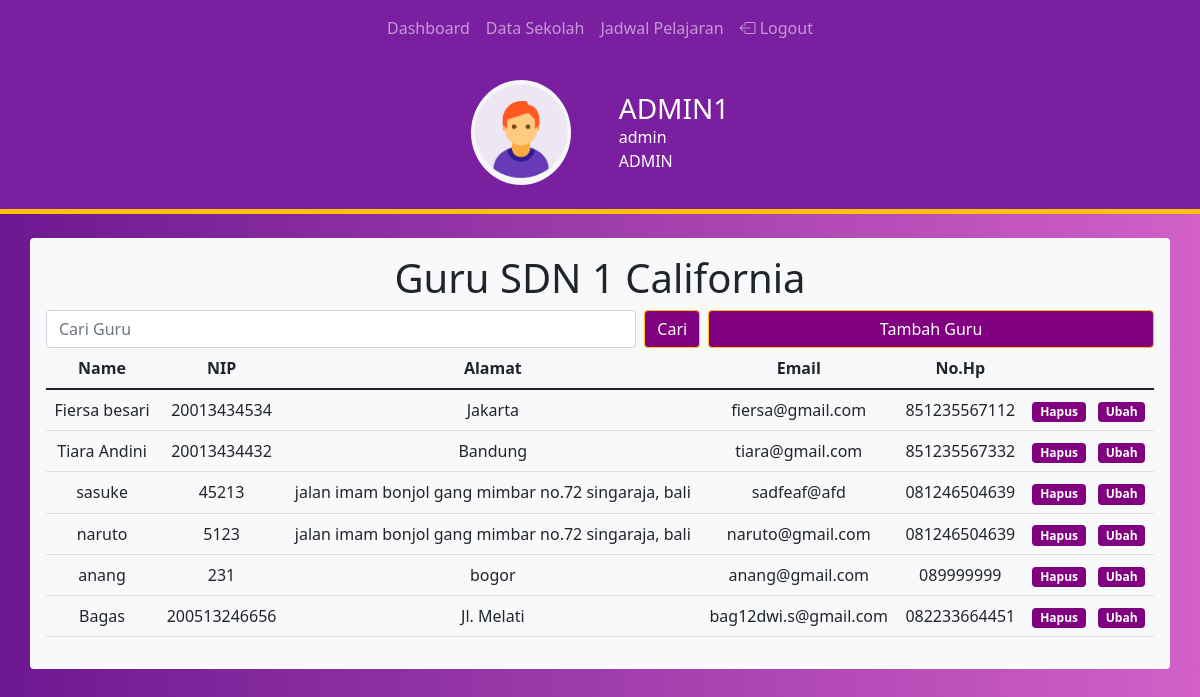
/public/guru (signed in), run on the app's committed database.
### tables this page shows
CREATE TABLE `guru` (
  `id` int(11) NOT NULL,
  `nama` varchar(100) NOT NULL,
  `nip` varchar(100) NOT NULL,
  `alamat` varchar(100) NOT NULL,
  `email` varchar(100) NOT NULL,
  `no_hp` varchar(100) NOT NULL
);

### app/core/Controller.php (called while the page is built, shortened)
<?php
class Controller{
    public function view($view, $data = [])
    {
        require_once '../app/views/' . $view . '.php';
    }
    public function model($model)
    {
        return new $model;
    }
}

### app/controllers/Guru.php (called while the page is built, shortened)
<?php
class Guru extends Controller
{
  public function index()
  {
    $data['tittle'] = 'Guru';
    $data['guru'] = $this->model('guru_model')->getAllGuru();
    $this->view('template/header', $data);
    $this->view('template/navbar');
    $this->view('dataSekolah/guru', $data);
    $this->view('template/footer');
  }
}

### app/core/App.php (called while the page is built, shortened)
<?php
class App
{
    protected $method = 'index';
    protected $params = [];
    public function __construct()
    {
        $this->controller = new $this->controller;
        call_user_func_array([$this->controller, $this->method], $this->params);
    }
}

### public/index.php (called while the page is built, shortened)
<?php
$app = new App;

### app/core/Database.php (called while the page is built, shortened)
<?php
class Database {
    private $host = DB_HOST;
    private $user = DB_USER;
    private $pass = DB_PASS;
    private $db_name = DB_NAME;
    private $dbh;
    private $stmt;
    public function __construct()
    {
        $dsn = 'mysql:host=' . $this->host . ';dbname=' . $this->db_name;
        $option = [
            PDO::ATTR_PERSISTENT => true,
            PDO::ATTR_ERRMODE => PDO::ERRMODE_EXCEPTION
        ];
        try {
            $this->dbh = new PDO($dsn, $this->user, $this->pass, $option);
        } catch (PDOException $e){
            die($e->getMessage());
        }
    }
    public function query($query)
    {
        $this->stmt = $this->dbh->prepare($query);
    }
    public function execute()
    {
        $this->stmt->execute();
    }
    public function resultSet()
    {
        $this->execute();
        return $this->stmt->fetchAll(PDO::FETCH_ASSOC);
    }
}

### app/models/guru_model.php (called while the page is built, shortened)
<?php
class guru_model
{
  private $db;
  public function __construct()
  {
    $this->db = new Database;
  }
  public function getAllGuru()
  {
    $this->db->query('SELECT * FROM guru');
    return $this->db->resultSet();
  }
}

### app/views/dataSekolah/guru.php (the view, shortened to what this page needs)
<div class="container mt-4 bg-light p-3 rounded">
  <h1 class="text-center">Guru SDN 1 California</h1>
  <form class="d-flex">
    <input class="form-control me-2" type="search" placeholder="Cari Guru " aria-label="Cari Guru">
    <button type="button" class="btn btn-outline-warning" style="background-color: purple; color: white;">Cari</button>
    <?php if ($_SESSION['level'] != 'guru') { ?>
      <button type="button" class="btn btn-outline-warning w-75 ms-2 tombolTambahData" style="background-color: purple; color: white;" data-bs-toggle="modal" data-bs-target="#guruModal">Tambah Guru</button>
    <?php } ?>
  </form>
  <table class="table text-center">
    <thead>
      <tr>
        <th scope="col">Name</th>
        <th scope="col">NIP</th>
        <th scope="col">Alamat</th>
        <th scope="col">Email</th>
        <th scope="col">No.Hp</th>
        <th scope="col"></th>
      </tr>
    </thead>
    <tbody>
      <?php foreach ($data['guru'] as $guru) : ?>
        <tr>
          <td><?= $guru['nama']; ?></td>
          <td><?= $guru['nip']; ?> </td>
          <td><?= $guru['alamat']; ?></td>
          <td><?= $guru['email']; ?></td>
          <td><?= $guru['no_hp']; ?></td>
          <?php if ($_SESSION['level'] != 'guru') { ?>
            <td><a href="<?= BASEURL; ?>/guru/hapus/<?= $guru['id']; ?>" class="badge btn-outline-warning text-decoration-none" style="background-color: purple; color: white;" onclick="return confirm('Data akan dihapus ?');">Hapus</a>
              <a href="<?= BASEURL; ?>/guru/ubah/<?= $guru['id']; ?>" class="badge btn-outline-warning text-decoration-none ms-2 tampilModalUbah" style="background-color: purple; color: white;" data-bs-toggle="modal" data-bs-target="#guruModal" data-id="<?= $guru['id']; ?>">Ubah</a>
            </td>
          <?php } ?>
        </tr>
      <?php endforeach; ?>
    </tbody>
  </table>
</div>

### app/views/template/header.php (shortened to what this page needs)
<!doctype html>
<html lang="en">
<head>
    <link href="https://cdn.jsdelivr.net/npm/bootstrap@5.1.1/dist/css/bootstrap.min.css" rel="stylesheet">
    <link rel="stylesheet" href="https://cdn.jsdelivr.net/npm/bootstrap-icons@1.5.0/font/bootstrap-icons.css">
    <link rel="stylesheet" href="https://use.fontawesome.com/releases/v5.15.4/css/all.css">
    <link rel="stylesheet" href="<?= BASEURL; ?>/css/style.css">
    <link rel="stylesheet" href="https://cdn.jsdelivr.net/npm/bootstrap-icons@1.7.0/font/bootstrap-icons.css">
</head>
<body>

### app/views/template/navbar.php (shortened to what this page needs)
<header class="border-bottom border-warning border-5" style="background-color: #7B1FA1;">
  <nav class="navbar navbar-expand-lg navbar-dark ">
    <div class="container-fluid">
      <div class="collapse navbar-collapse" id="navbarNav">
        <ul class="navbar-nav mx-auto">
          <?php if ($_SESSION['level'] == 'admin') { ?>
            <li class="nav-item">
              <a class="nav-link
            <?php
            if ($data['tittle'] == 'Dashboard') {
              echo 'active';
            }
            ?>" href="<?= BASEURL; ?>/dashboard">
                Dashboard </a>
            </li>
            <li class=" nav-item">
              <a class="nav-link
            <?php
            if ($data['tittle'] == 'Data Sekolah') {
              echo 'active';
            }
            ?>" href="<?= BASEURL; ?>/dataSekolah">Data Sekolah</a>
            </li>
            <li class=" nav-item">
              <a class="nav-link  <?php
                                  if ($data['tittle'] == 'Mata Pelajaran') {
                                    echo 'active';
                                  }
                                  ?>" href="<?= BASEURL; ?>/mapel">Jadwal Pelajaran</a>
            </li>
          <?php } ?>
          <li class="nav-item">
            <a class="nav-link" href="<?= BASEURL; ?>/logout">
              <i class="bi bi-box-arrow-left"></i> Logout
            </a>
          </li>
        </ul>
      </div>
    </div>
  </nav>
  <div class="d-flex justify-content-center align-items-center my-4">
    <div class="">
      <img src="<?= BASEURL; ?>/img/user.png" alt="..." class=" me-5 rounded-circle" width="100px">
    </div>
    <div class="" style="color: #fff;">
      <h3 class="mb-0 text-uppercase"><?= $_SESSION['nama']; ?></h3>
      <p class="mb-0"><?= $_SESSION['nip']; ?></p>
      <p class="mb-0 text-uppercase"><?= $_SESSION['level']; ?></p>
    </div>
  </div>
</header>

### app/views/template/footer.php (shortened to what this page needs)
</body>
</html>

### public/css/style.css (style rules this page uses)
body { background-image: linear-gradient(90deg, #6c1891, #d260c7); }

### data on the page
guru: nama "Fiersa besari", nip "20013434534", alamat "Jakarta", email "fiersa@gmail.com", no_hp "851235567112"
guru: nama "Tiara Andini", nip "20013434432", alamat "Bandung", email "tiara@gmail.com", no_hp "851235567332"
guru: nama "sasuke", nip "45213", alamat "jalan imam bonjol gang mimbar no.72 singaraja, bali", email "sadfeaf@afd", no_hp "081246504639"
guru: nama "naruto", nip "5123", alamat "jalan imam bonjol gang mimbar no.72 singaraja, bali", email "naruto@gmail.com", no_hp "081246504639"
guru: nama "anang", nip "231", alamat "bogor", email "anang@gmail.com", no_hp "089999999"
guru: nama "Bagas", nip "200513246656", alamat "Jl. Melati", email "bag12dwi.s@gmail.com", no_hp "082233664451"

### other printed values
$_SESSION['nama'] "ADMIN1"
$_SESSION['nip'] "admin"
$_SESSION['level'] "ADMIN"
